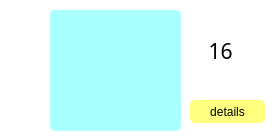
          <widget class="QFrame" name="frame_94">
           <property name="styleSheet">
            <string notr="true">background-color: rgb(255, 255, 255);
border-radius: 5px;</string>
           </property>
           <property name="frameShape">
            <enum>QFrame::StyledPanel</enum>
           </property>
           <property name="frameShadow">
            <enum>QFrame::Raised</enum>
           </property>
           <widget class="QLabel" name="label_24">
            <property name="geometry">
             <rect>
              <x>190</x>
              <y>30</y>
              <width>61</width>
              <height>41</height>
             </rect>
            </property>
            <property name="font">
             <font>
              <family>AcadEref</family>
              <pointsize>16</pointsize>
             </font>
            </property>
            <property name="layoutDirection">
             <enum>Qt::LeftToRight</enum>
            </property>
            <property name="text">
             <string>16</string>
            </property>
            <property name="alignment">
             <set>Qt::AlignCenter</set>
            </property>
           </widget>
           <widget class="QFrame" name="frame_24">
            <property name="geometry">
             <rect>
              <x>50</x>
              <y>10</y>
              <width>131</width>
              <height>121</height>
             </rect>
            </property>
            <property name="styleSheet">
             <string notr="true">background-color: rgb(170, 255, 255);</string>
            </property>
            <property name="frameShape">
             <enum>QFrame::StyledPanel</enum>
            </property>
            <property name="frameShadow">
             <enum>QFrame::Raised</enum>
            </property>
           </widget>
           <widget class="QPushButton" name="pushButton_24">
            <property name="geometry">
             <rect>
              <x>190</x>
              <y>100</y>
              <width>75</width>
              <height>23</height>
             </rect>
            </property>
            <property name="styleSheet">
             <string notr="true">background-color: rgb(255, 255, 127);</string>
            </property>
            <property name="text">
             <string>details</string>
            </property>
           </widget>
          </widget>
